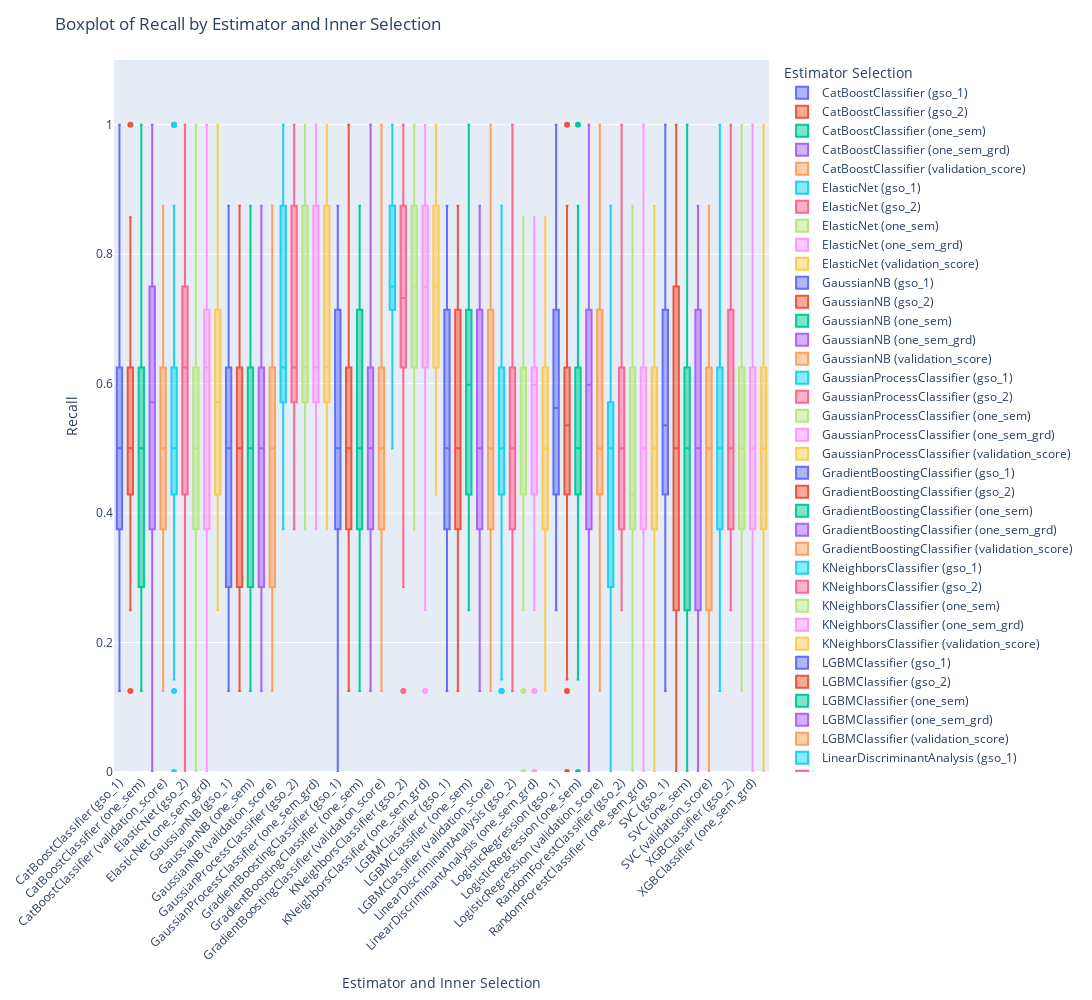

Here is the notebook cell this chart was saved with:
### Code cell
dataset_name = 'epic_lc_ms_neg'
excel_dir = 'Results/'
metric = 'recall'


final = load_excel_to_dataframe(excel_dir, dataset_name)
final = fix_format(final, metric)

plotit(final, metric)
